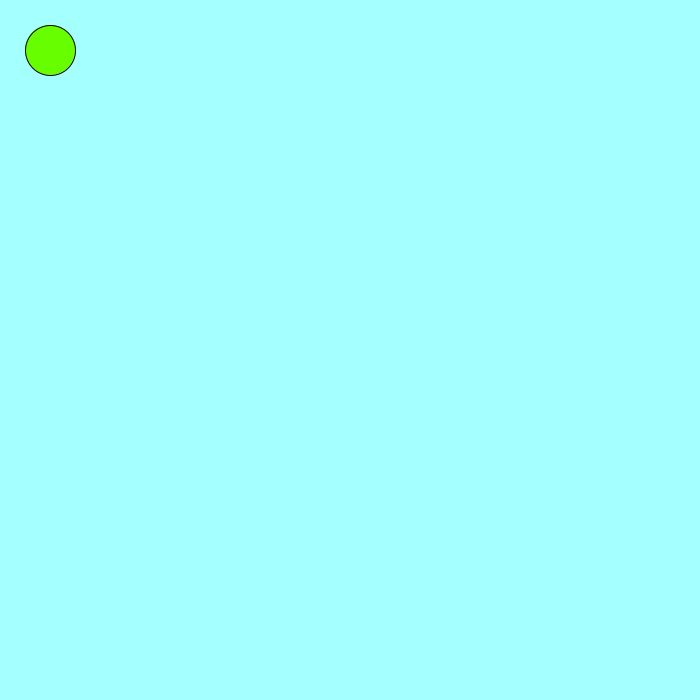
Frame 1 (no input)
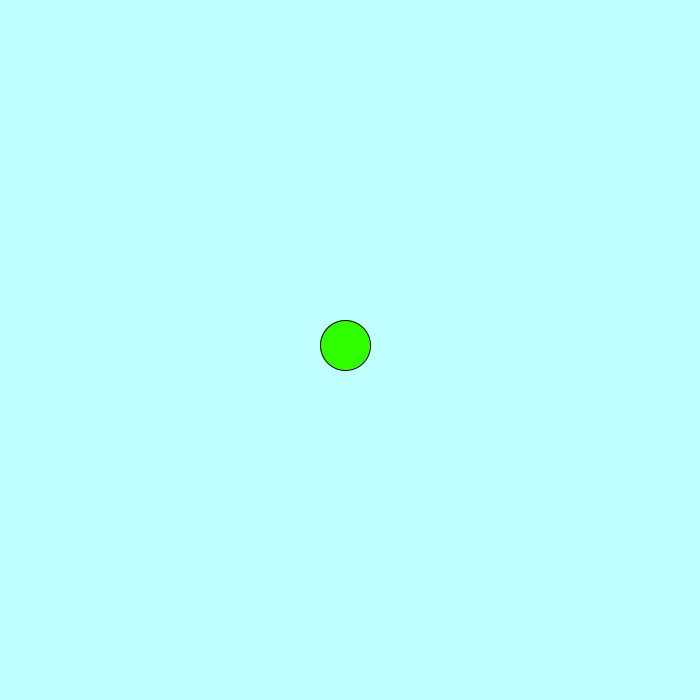
Frame 60 (the mouse pressed at the canvas centre just before this capture)
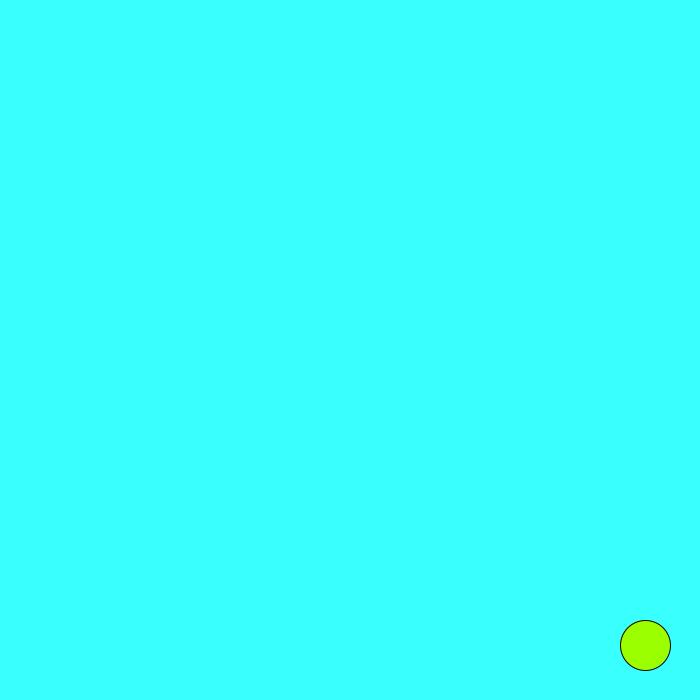
Frame 120 (the mouse held since frame 60 and released just before this capture)

The Processing sketch that drew these frames (run headless with seeded random() and noise(); from frame 60 on, the mouse is pressed at the canvas centre):

// Processing sketch: processing_153028
// ── processing_153028.pde

int xspeed= 5;
int x=50;
int y=50;
int yspeed= 5;




void setup()
{
  size (700, 700);
}
void draw()
{
  background (random(0, 255), 300, 300);


  if (keyPressed)
  {
    if (keyCode==UP)
    {
      y=y- 20;
    }
    if (keyCode==DOWN)
    {
      x=x- 20;
    }
    if (keyCode==LEFT)
    {
      y=y-20;
    }
    if (keyCode==RIGHT)
    {
      x=x-20;
    }
  }

  fill(random(0, 400), random(0, 700), 0);
  ellipse(x, y, 50, 50);
  fill(40, 40, 40);

  x=x+xspeed;
  y=y+yspeed;
  if (x > width-25)
  {
    xspeed = -5;
  }
  if (y> width-25)
  {
    yspeed = -3;
  }
  if (y<0)
  {
    yspeed = 7;
  }
  if (x<0)
  {
    xspeed= 7;
  }
  // if(rect(mouseX, mouseY, 30, 30)>width-25);
}
